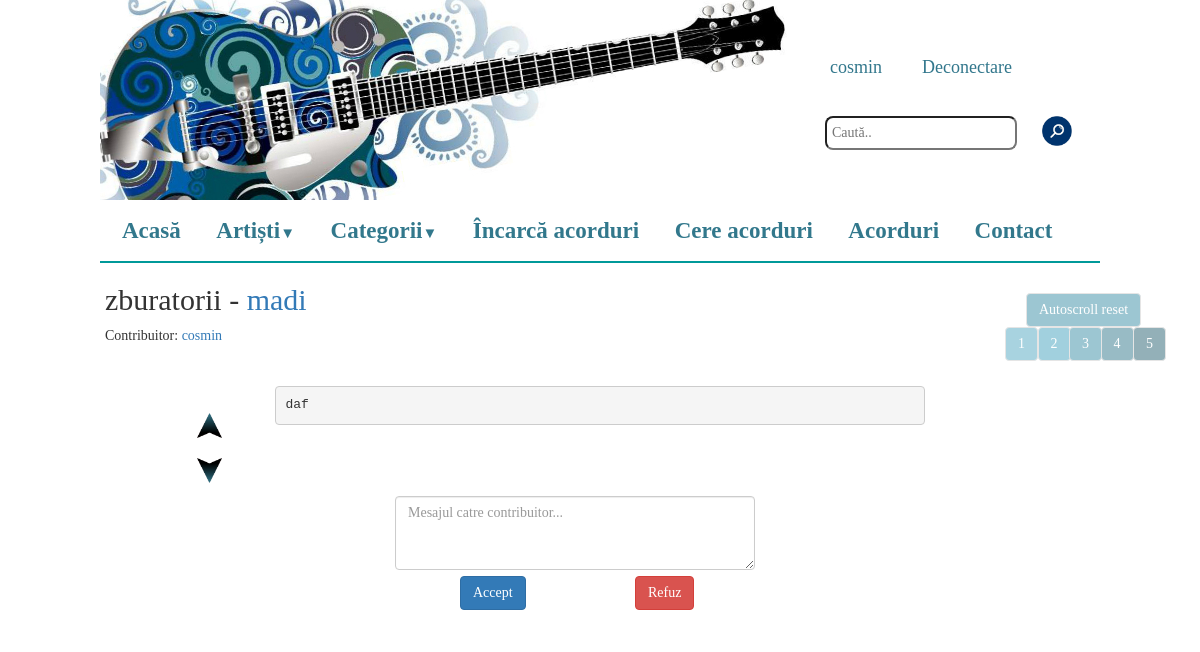
/index.php?tmp-song=45 (signed in), run on the app's committed database.
### tables this page shows
CREATE TABLE IF NOT EXISTS `melodii` (
  `id` int(11) NOT NULL AUTO_INCREMENT,
  `artist` varchar(100) NOT NULL,
  `titlu` varchar(100) NOT NULL,
  `cale_tmp` varchar(200) DEFAULT NULL,
  `cale` varchar(200) DEFAULT NULL,
  `categorie` varchar(200) NOT NULL,
  `uploader` varchar(200) NOT NULL,
  `plus` int(11) NOT NULL,
  `minus` int(11) NOT NULL,
  `comments_path` varchar(200) NOT NULL,
  PRIMARY KEY (`id`)
);

### includes/functions.php (called while the page is built, shortened)
<?php
function is_user_admin($username) {
    $result = mysql_query("SELECT admin FROM users WHERE username='$username'");
    return mysql_fetch_array($result);
}
function get_tmp_song_by_id($id_song) {
    $result = mysql_query("SELECT * FROM melodii WHERE id='$id_song'");
    return mysql_fetch_array($result);
}
?>

### pages/display_tab_tmp.php (the view, shortened to what this page needs)
<?php
    $username = $_SESSION['user'][1];
    if (!($username == '') && is_user_admin($username)) {
        if (isset($_GET['tmp-song'])){
            $id_song = $_GET['tmp-song'];
            $query = get_tmp_song_by_id($id_song);
?>
        	<div class="autoscroll-fixed" style="margin-left:900px;margin-top:10px" id="autoscrolId">
        		<button id="autoscroll" class="btn btn-default autoScrollClass" value="Autoscroll reset" onclick="pageScroll(0)">Autoscroll reset</button>
        		<button class="btn btn-default autoScrollClass" id="autoscroll_1" value="1" onclick="pageScrollVeryLow()">1</button>
        		<button class="btn btn-default autoScrollClass" id="autoscroll_2" value="2" onclick="pageScrollLow()">2</button>
        		<button class="btn btn-default autoScrollClass" id="autoscroll_3" value="3" onclick="pageScrollNormal()">3</button>
        		<button class="btn btn-default autoScrollClass" id="autoscroll_4" value="4" onclick="pageScrollHigh()">4</button>
        		<button class="btn btn-default autoScrollClass" id="autoscroll_5" value="5" onclick="pageScrollVeryHigh()">5</button>
        	</div>
<?php
            print "<h2>".$query['titlu'] . " - " . "<a class=\"astext\" href=\"index.php?artist=" . $query['artist'] . "\">" . $query['artist'] . "</a>" . "</h2>";
            print "Contribuitor: " . "<a href=\"index.php?user_uploads=1&username=" . $query['uploader']. "\">" . $query['uploader'] . "</a>";
            print "<br/>";
            $filename = $query['cale_tmp'];
            if($filename) {
                $f1 = fopen($filename, "r");
                if($f1) {
?>
<div class="row">
	<br>
	<br>
	<div class="col-sm-1">
	</div>
	<div class="col-sm-1">
		<br>
	    <input type="image" id="up" src="images/up.png" style="height:25px;width:25px;margin:7px;" onclick="transpose(1)"><br>
		<input type="image" id="down" src="images/down.png" style="height:25px;width:25px;margin:7px;" onclick="transpose(2)">
	</div>
	<div class="display-song col-sm-8" id="text">
	</div>
</div>
<?php
                }
            }
        }
print "<form class=\"form-horizontal\" role=\"form\" id=\"contact-form\" action=\"index.php?user_uploads=1&username=" . $username . "\">";
?>
    <div class="form-group" style="margin-bottom:0px">
        <div class="col-sm-offset-3 col-sm-5" style="padding-left:50px">
            <textarea class="form-control" rows="3" id="message" name="text" placeholder="Mesajul catre contribuitor..."></textarea>
        </div>
        <br><br><br><br>
        <div class="form-group">
          <div class="col-sm-offset-4 col-sm-2" style="padding-left:35px">
            <button id="accept" type="submit" class="btn btn-primary tmp_button" name="accept" value="accept" onclick="return false;">Accept</button>
          </div>
          <div class="col-sm-4" style="padding-left:35px">
            <button id="decline" type="submit" class="btn btn-danger  tmp_button" name="decline" value="decline" onclick="return false;">Refuz</button>
          </div>
        </div>
    </div>
</form>
<?php
} else {
    print "<div class='alert alert-info' style='font-size:19px;width:420px;margin-left:260px;margin-top:0px'>Pentru a putea valida acorduri trebuie să fii admin.</div>";
}
?>

### css/main.css (style rules this page uses)
* { margin: 0px; padding: 0px; }
#autoscrolId { position:fixed; margin-left: 69%; opacity:0.5; }
body { overflow-x: hidden; font-family: "Palatino Linotype", "Book Antiqua", Palatino, serif; }
#autoscroll { color: white; background-color: #3B8DA5; margin-left: 21px; }
#autoscroll_1 { color: white; background-color: #52A8C1; }
#autoscroll_2 { color: white; background-color: #45A2BD; margin-left: -4px; }
#autoscroll_3 { background-color: #3B8DA5; color: white; margin-left: -5px; }
#autoscroll_4 { background-color: #32788C; color: white; margin-left: -5px; }
#autoscroll_5 { color: white; background-color: #296373; margin-left: -4px; }
.astext { background:none; border:none; margin:0; padding:0; text-decoration: none; }

### data on the page
melodii: titlu "zburatorii", artist "madi", uploader "cosmin"

### other printed values
$_SESSION['user'][1] "cosmin"
